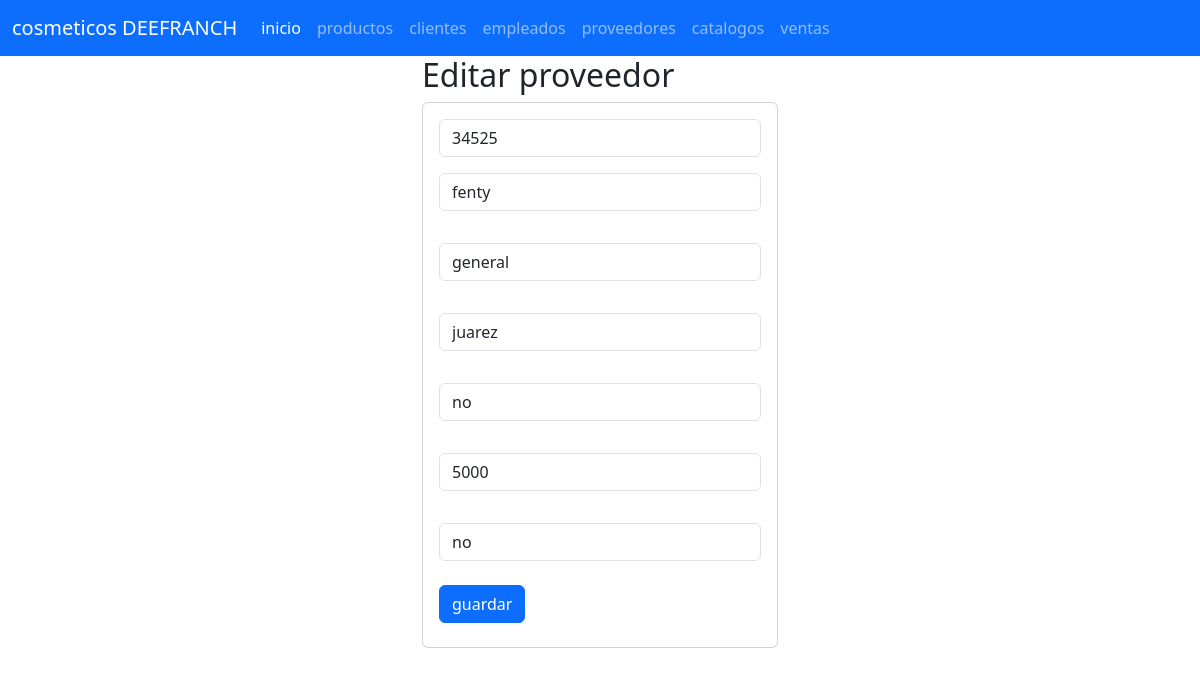
The page /seleccionarproveedor/34525 on the database its author committed.
### proveedores_app/models.py (models this page shows, shortened)
class Proveedor(models.Model):
    codigo=models.CharField(primary_key=True,max_length=6)
    nombre=models.CharField(max_length=100)
    productos=models.CharField(max_length=100)
    ciudad= models.CharField(max_length=10)
    distribucion=models.CharField(max_length=100)
    p_mayoreo=models.CharField(max_length=100)
    certificado=models.CharField(max_length=100)

### proveedores_app/views.py (the view)
# urls.py: path("seleccionarproveedor/<codigo>",views.SeleccionarProveedor,name="seleccionarproveedor"),
def SeleccionarProveedor(request,codigo):
    losprove=Proveedor.objects.get(codigo=codigo)
    return render(request,"editarprov.html",{"losprove":losprove})

### proveedores_app/templates/editarprov.html
{% extends "base.html" %}
{% block cuerpo  %}
<div class="row">
    <div class="col-md-4 offset-md-4">
<h2>Editar proveedor</h2>
<div class="card">
    <div class="card-body">
        <form action="/editarproveedor/" method="POST">{% csrf_token %}
            <div class="form-group">
                <input type="text" id="txtcod" name="txtcod" class="form-control" value="{{losprove.codigo}}" placeholder="codigo Producto" minlenght="6" maxLenght="6" required>
            </div>
            <div class="form-group py-3">
                <input type="text" id="txtnombre" name="txtnombre"class="form-control" value="{{losprove.nombre}}" placeholder="nombre"   maxLenght="100" required>
            </div>
            <div class="form-group py-3">
                <input type="text" id="txtprodu" name="txtprodu"class="form-control" value="{{losprove.productos}}" placeholder="productos"   maxLenght="100" required>
            </div>
            <div class="form-group py-3">
                <input type="text" id="txtciudad" name="txtciudad" class="form-control" value="{{losprove.ciudad}}" placeholder="ciudad"   maxLenght="100" required>
            </div>
            <div class="form-group py-3">
                <input type="text" id="txtdest" name="txtdest" class="form-control" value="{{losprove.distribucion}}" placeholder="distribucion local (sí/no)"   maxLenght="100" required>
            </div>
            <div class="form-group py-3">
                <input type="text" id="nummayor" name="nummayor" class="form-control" value="{{losprove.p_mayoreo}}" placeholder="precio por mayoreo"   maxLenght="100" required>
            </div>
            <div class="form-group py-3">
                <input type="text" id="txtcerti" name="txtcerti" class="form-control" value="{{losprove.certificado}}" placeholder="Certificado (sí/no)"   maxLenght="100" required>
            </div>
            <div class="form-group py-2">
                <button type="submit" class="btn btn-primary">guardar</button>
            </div>
        </form>
    </div>
</div>
    </div>
</div>
{% endblock  %}

### rows shown on the page
Proveedor: txtcod "34525", txtnombre "fenty", txtprodu "general", txtciudad "juarez", txtdest "no", nummayor "5000", txtcerti "no"
